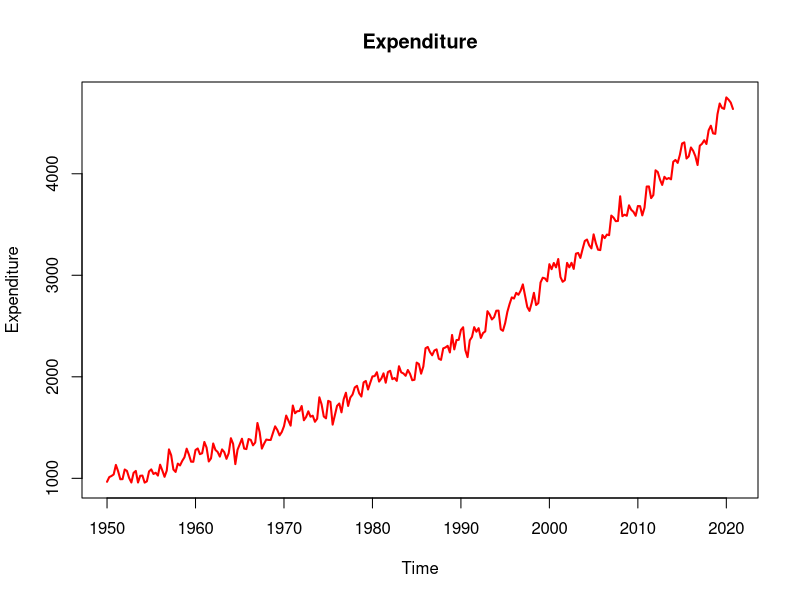
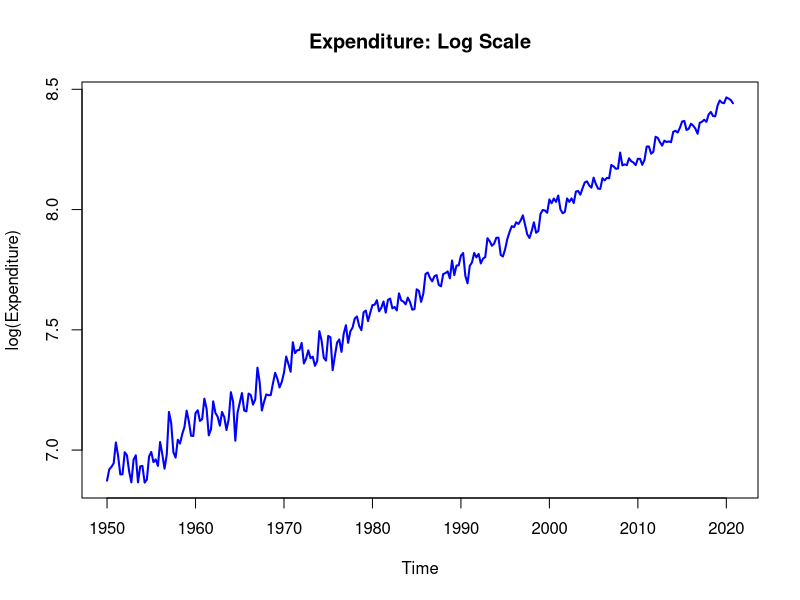
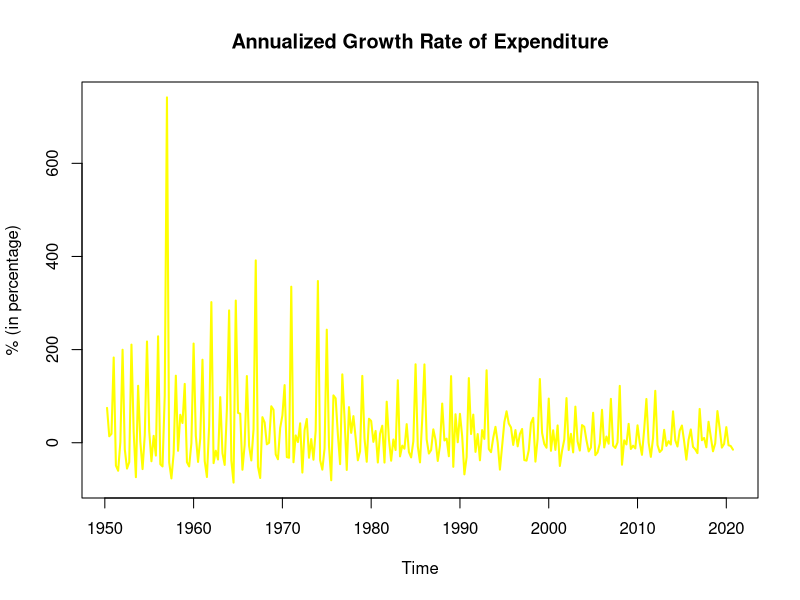
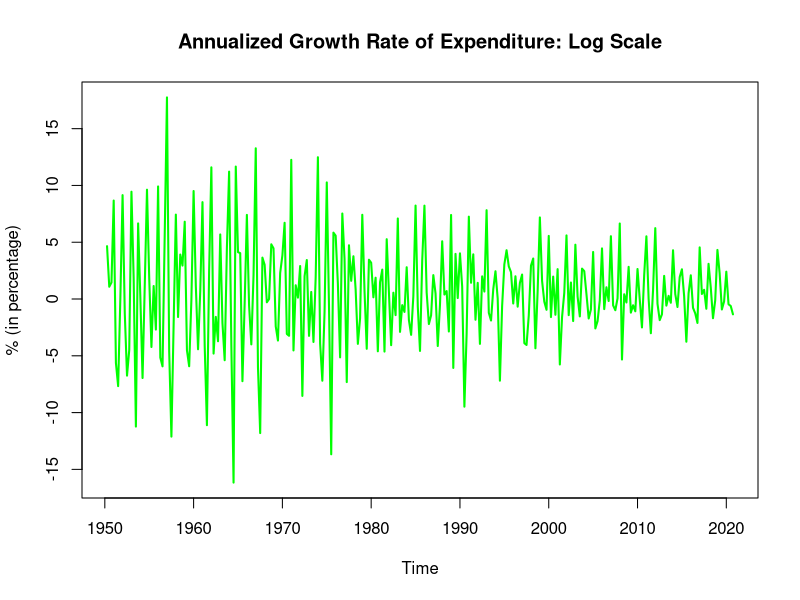
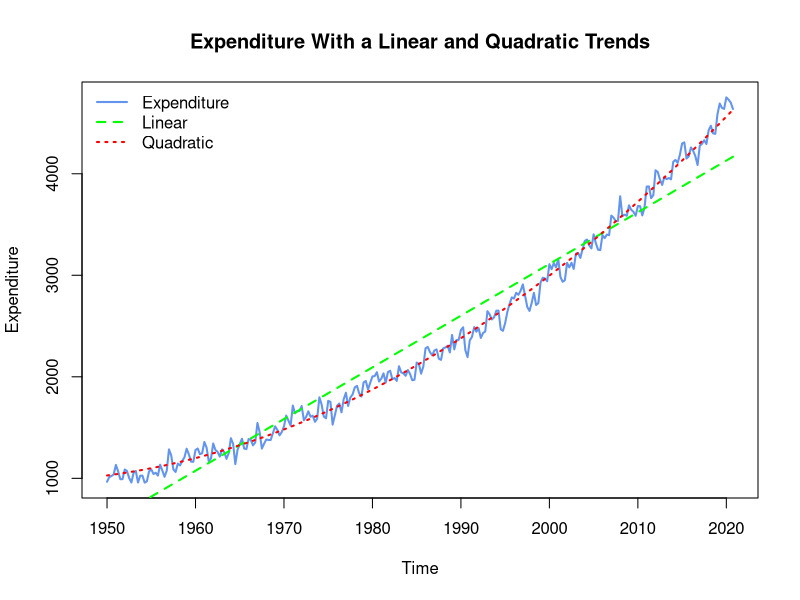
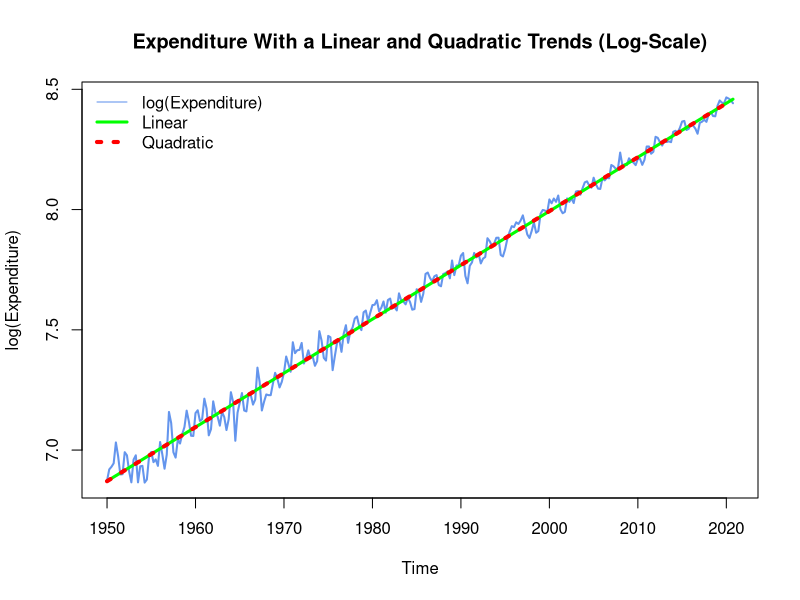
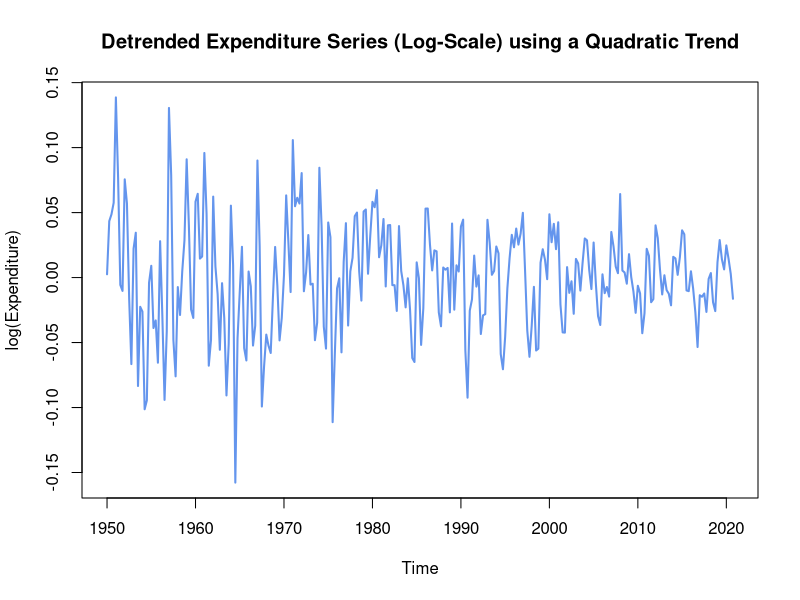
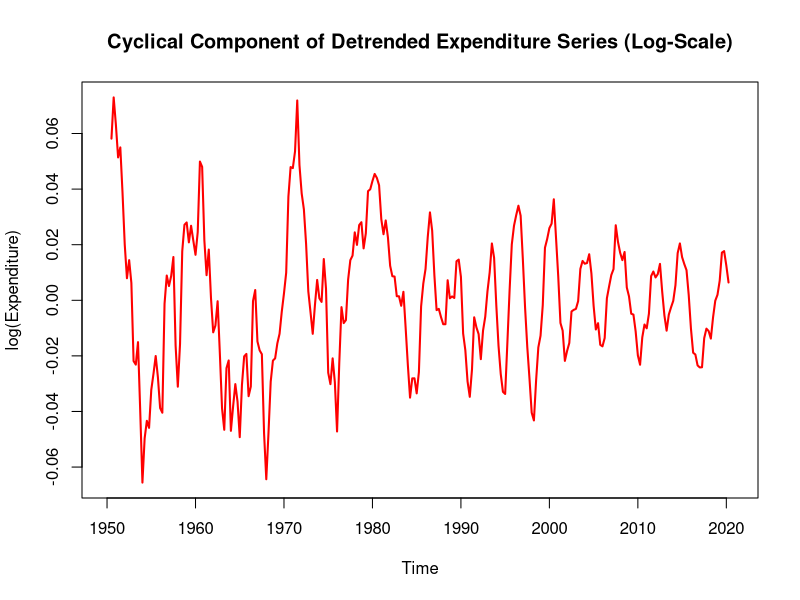

Recreate these plots in R, in order. (Note: this script raises an error after producing the figures.)
data = read.csv("dat67.csv")
ExpQ <- ts(data[3], frequency = 4, start = c(1950, 1))

# Part A
# 1
plot(ExpQ, col = "red", lwd = 2, lty = 1, 
     ylab = "Expenditure", 
     xlab = "Time", main = "Expenditure")


# 2
# Log Scale
lExpQ <- log(ExpQ)
plot(lExpQ, col = "blue", lwd = 2, lty = 1, 
     ylab = "log(Expenditure)", 
     xlab = "Time", main = "Expenditure: Log Scale")

# 3
# Annualized Growth Rate of ExpQ
g <- diff(ExpQ)/lag(ExpQ, -1)
g <- (1 + g) ^ 12 - 1
g <- g * 100
plot(g, col = "yellow", lwd = 2, lty = 1, 
     ylab = "% (in percentage)", 
     xlab = "Time", main = "Annualized Growth Rate of Expenditure")

# Annualized Growth Rate of log(ExpQ)
lg <- diff(lExpQ) * 100
plot(lg, col = "green", lwd = 2, lty = 1, 
     ylab = "% (in percentage)", 
     xlab = "Time", main = "Annualized Growth Rate of Expenditure: Log Scale")



# Part B

# 1
# create liner trend 
t <- time(ExpQ, offset = 0.5)
coefT <- coef(lm(ExpQ~t))
trend <- coefT[1] + coefT[2] * t

# create quadratic trend
t2 <- t ^ 2
coefT2 <- coef(lm(ExpQ ~ t + t2))
trend2 <- coefT2[1] + coefT2[2] * t + coefT2[3] * t2

# plot
plot(ExpQ, lwd = 2, col = "cornflowerblue", 
     main = "Expenditure With a Linear and Quadratic Trends", 
     ylab = "Expenditure")
lines(trend, col = "green", lty = 2, lwd = 2)
lines(trend2, col = "red", lty = 3, lwd=2)
legend("topleft", c("Expenditure", "Linear", "Quadratic"), 
       col = c("cornflowerblue", "green", "red"), lty = c(1, 2, 3),
       lwd=2, bty='n')

# 2
lcoefT <- coef(lm(lExpQ ~ t))
lcoefT2 <- coef(lm(lExpQ ~ t + t2))
ltrend <- lcoefT[1] + lcoefT[2] * t
ltrend2 <- lcoefT2[1] + lcoefT2[2] * t + lcoefT2[3] * t2
plot(lExpQ, lwd=2, col = "cornflowerblue", 
     main="Expenditure With a Linear and Quadratic Trends (Log-Scale)",
     ylab="log(Expenditure)")
lines(ltrend, col = "green", lty=1, lwd = 3)
lines(ltrend2, col = "red", lty=3, lwd = 4)
legend("topleft", c("log(Expenditure)", "Linear","Quadratic"), 
       col=c("cornflowerblue", "green", "red"), lty = c(1, 1, 3),
       lwd = c(1, 3, 4), bty='n')


# 3
# detrended series
CSI <- lExpQ - ltrend2
plot(CSI, col = "cornflowerblue", lwd = 2,
     main="Detrended Expenditure Series (Log-Scale) using a Quadratic Trend",
     ylab="log(Expenditure)")


# 4
# cycle
dec <- decompose(CSI, filter = rep(1/5, 5))
C <- dec$trend

plot(C, col = "red", lwd = 2, lty = 1, 
     main = "Cyclical Component of Detrended Expenditure Series (Log-Scale)", 
     ylab = "log(Expenditure)")


# 5
# low frequency
CT <- ltrend2 + C

plot(CT, lwd = 2, col = "red", main = "The Low Frequency Component of Expenditure(Log-Scale)", 
     ylab = "log(Expenditure)")

# 6
# seasonal
S <- dec$figure
barplot(S, main="Expenditure Seasonal Component", xlab="Time", 
        ylab = "% (in percentage)", 
        col = "cornflowerblue", names.arg = c("Qtr1","Qtr2", "Qtr3", "Qtr4"))

# Not Required
# deseasonalizing 
des_ExpQ <- ExpQ - S

plot(ExpQ, main="Expenditure Series with its Deseasonalized Series", ylab="$ (million dollars)", lwd=3)
lines(des_ExpQ, col=2, lty=2, lwd=2)
legend("topleft", c("Non-adjusted", "adjusted"), col=1:2, lty=1:2,
       lwd=2, bty='n')

# Part C

# 1
plot(lExpQ, lExpQ49, pch = 21, col = "darkgreen", 
     bg = "green", xlab = "log(Expenditure) Data 67", 
     ylab = "log(Expenditure) Data 49", 
     main = "Comovement between log(Expenditure) Data 67 And 49")
# con: positive relationship

# 2
plot(C, C_49, pch = 21, col = "darkred", 
     bg = "red", xlab = "log(Expenditure) Data 67", 
     ylab = "log(Expenditure) Data 49", 
     main = "Comovement Between the Cyclical Components of log(Expenditure) Data 67 and 49")
# con: No positive relationship

dat <- cbind(C, C_49)
plot(dat,
     main="Cyclical Components of log(Expenditure) Data 67 and 49", 
     ylab = c("Data 67", "Data 49"))
